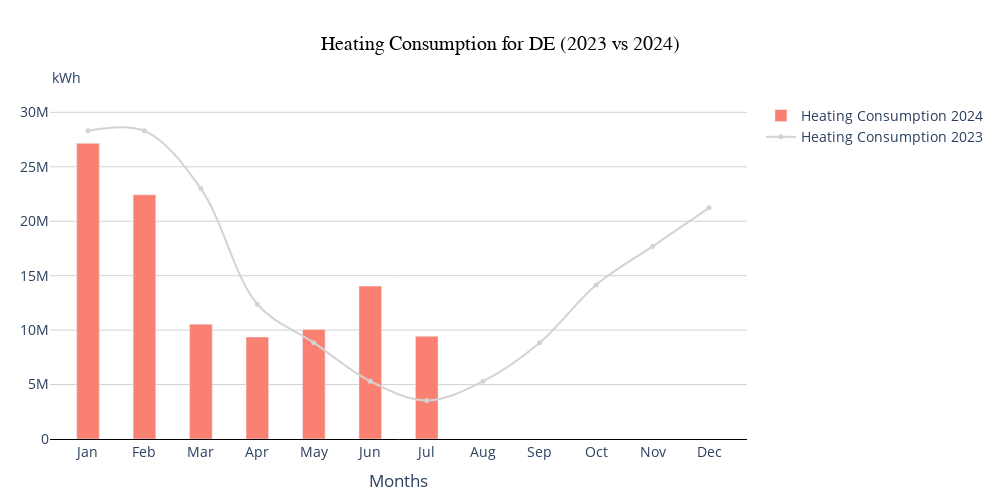

Notebook code for this chart:
### Code cell
import plotly.graph_objects as go
import pandas as pd
import numpy as np

# Function to plot both 2024 and 2023 data
def plot_country_heating_consumption_with_2023(country_index, df_2024, df_2023):
    # Get the 2024 data
    country_2024 = df_2024.iloc[country_index]
    country_name = country_2024['Country']
    
    # Define months abbreviations
    months = ['Jan', 'Feb', 'Mar', 'Apr', 'May', 'Jun', 'Jul', 'Aug', 'Sep', 'Oct', 'Nov', 'Dec']
    
    # Extract 2024 heating consumption data
    consumption_2024 = [
        country_2024.get('January Value', None),
        country_2024.get('February Value', None),
        country_2024.get('March Value', None),
        country_2024.get('April Value', None),
        country_2024.get('May Value', None),
        country_2024.get('June Value', None),
        country_2024.get('July Value', None),
        country_2024.get('August Value', None),
        country_2024.get('September Value', None),
        country_2024.get('October Value', None),
        country_2024.get('November Value', None),
        country_2024.get('December Value', None)
    ]
    
    # Convert 2024 consumption to floats where available
    consumption_2024 = [float(val.replace(',', '')) if isinstance(val, str) and val else None for val in consumption_2024]

    # Get the 2023 data
    country_2023 = df_2023.iloc[country_index]

    # Extract 2023 heating consumption data (assuming the structure matches 2024 for months)
    consumption_2023 = [
        country_2023.get('January Value', None),
        country_2023.get('February Value', None),
        country_2023.get('March Value', None),
        country_2023.get('April Value', None),
        country_2023.get('May Value', None),
        country_2023.get('June Value', None),
        country_2023.get('July Value', None),
        country_2023.get('August Value', None),
        country_2023.get('September Value', None),
        country_2023.get('October Value', None),
        country_2023.get('November Value', None),
        country_2023.get('December Value', None)
    ]
    
    # Convert 2023 consumption to floats where available
    consumption_2023 = [float(val.replace(',', '')) if isinstance(val, str) and val else None for val in consumption_2023]

    # multiply by 1000 to convert to kWh

    consumption_2023 = [val * 1000 if val is not None else None for val in consumption_2023]
    

    
    # Create the plot
    fig = go.Figure()

    # 2024 Bar chart for heating consumption
    fig.add_trace(go.Bar(
        x=months,
        y=consumption_2024,
        name='Heating Consumption 2024',
        marker_color='salmon',
        width=0.4
    ))

    # do a spline trace for 2023 data
    fig.add_trace(go.Scatter(
        x=months,
        y=consumption_2023,
        mode='lines+markers',
        name='Heating Consumption 2023',
        line=dict(color='lightgrey', width=2),  # Light grey smooth line
        marker=dict(symbol='circle', size=5, color='lightgrey'),  # Circle bullet points
        line_shape='spline'  # This creates a smooth curve between points
    ))

    # Update the layout
    fig.update_layout(
        title=f'Heating Consumption for {country_name} (2023 vs 2024)',
        title_x=0.5,
        title_font=dict(size=20, color='black', family='Helvetica'),
        xaxis_title='Months',
        yaxis_title_standoff=10,
        plot_bgcolor='white',
        font=dict(size=14),
        width=1000,
        height=500,
        margin=dict(l=50, r=50, t=100, b=50),
        bargap=0.5
    )

    # Adjust the y-axis range to provide a 10% margin above the highest value
    max_consumption = max([val for val in consumption_2024 + consumption_2023 if val is not None], default=0)
    fig.update_yaxes(range=[0, max_consumption * 1.1])

    # Define x-axis line and gridlines
    fig.update_xaxes(showline=True, linecolor='black', linewidth=1, showgrid=False)
    
    # Set up vertical gridlines and y-axis properties
    fig.update_yaxes(showline=False, showgrid=True, gridcolor='lightgrey', gridwidth=1)

    # Annotate the top of the y-axis with 'kWh'
    fig.add_annotation(text="kWh", xref="paper", yref="paper", x=0, y=1.1, showarrow=False, font=dict(size=14))

    # Show the figure
    fig.show()

# Example: Plotting for the second country (index 1)
df_2024 = pd.read_csv('data_2024_new.csv')
df_2023 = pd.read_csv('data_2023_new.csv')
plot_country_heating_consumption_with_2023(1, df_2024, df_2023)

### Figure 1 — Plotly figure (JSON) as saved in the notebook; plotly's stock layout.template omitted (floating-point values rounded to 4 significant figures)
{"data": [{"marker": {"color": "salmon"}, "name": "Heating Consumption 2024", "type": "bar", "width": 0.4, "x": ["Jan", "Feb", "Mar", "Apr", "May", "Jun", "Jul", "Aug", "Sep", "Oct", "Nov", "Dec"], "y": [27158118, 22426703, 10538061, 9365384, 10061521, 14044455, 9433463, null, null, null, null, null]}, {"line": {"color": "lightgrey", "shape": "spline", "width": 2}, "marker": {"color": "lightgrey", "size": 5, "symbol": "circle"}, "mode": "lines+markers", "name": "Heating Consumption 2023", "type": "scatter", "x": ["Jan", "Feb", "Mar", "Apr", "May", "Jun", "Jul", "Aug", "Sep", "Oct", "Nov", "Dec"], "y": [28304480, 28304480, 22997390, 12383210, 8845150, 5307090, 3538060, 5307090, 8845150, 14152240, 17690300, 21228360]}], "layout": {"annotations": [{"font": {"size": 14}, "showarrow": false, "text": "kWh", "x": 0, "xref": "paper", "y": 1.1, "yref": "paper"}], "bargap": 0.5, "font": {"size": 14}, "height": 500, "margin": {"b": 50, "l": 50, "r": 50, "t": 100}, "plot_bgcolor": "white", "title": {"font": {"color": "black", "family": "Helvetica", "size": 20}, "text": "Heating Consumption for DE (2023 vs 2024)", "x": 0.5}, "width": 1000, "xaxis": {"linecolor": "black", "linewidth": 1, "showgrid": false, "showline": true, "title": {"text": "Months"}}, "yaxis": {"gridcolor": "lightgrey", "gridwidth": 1, "range": [0, 31130000.0], "showgrid": true, "showline": false, "title": {"standoff": 10}}}}
